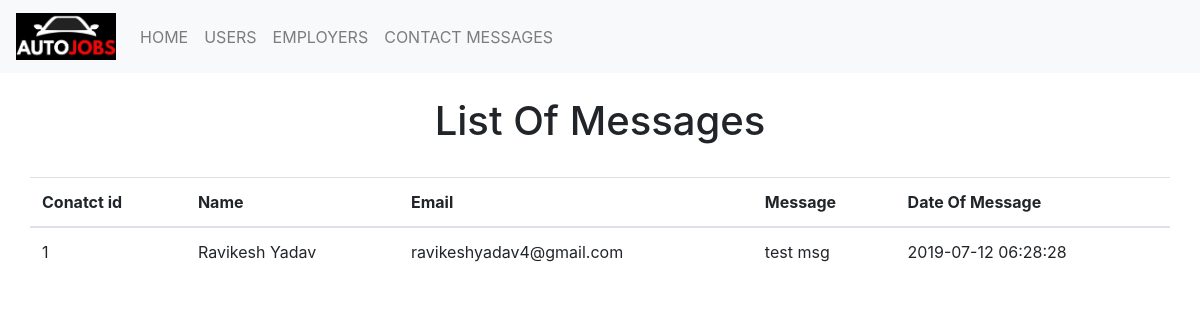
Page /admin/contact.php on the committed database.
### tables this page shows
CREATE TABLE `contact` (
  `cid` bigint(10) NOT NULL,
  `name` varchar(50) NOT NULL,
  `email` varchar(60) NOT NULL,
  `msg` text NOT NULL,
  `date` timestamp NOT NULL DEFAULT current_timestamp()
);

### admin/contact.php (the view, shortened to what this page needs)
<?php
	include_once('header.php');
?>
	<h1 style="text-align: center">List Of Messages</h1><br>
	<table class="container table table-hover">
	  <thead>
	    <tr>
	      <th scope="col">Conatct id</th>
	      <th scope="col">Name</th>
	      <th scope="col">Email</th>
	      <th scope="col">Message</th>
	      <th scope="col">Date Of Message</th>
	    </tr>
	  </thead>
	  <tbody>
	  	<?php
       $conn = mysqli_connect("localhost", "root", "", "jobs");
       $sql = "SELECT * FROM contact";
       $result = mysqli_query($conn, $sql);
       if (mysqli_num_rows($result) > 0) {
          while ($row = mysqli_fetch_assoc($result))
            {
              echo "<TR>";
              echo "<TD>";
              echo $row["cid"];
              echo "<TD>";
              echo $row["name"];
              echo "<TD>";
              echo $row["email"];
              echo "<TD>";
              echo $row["msg"];
              echo "<TD>";
              echo $row["date"];
              echo "</TD></TR>";
            }
          } else {
                  echo "0 results";
          }
      ?>
	  </tbody>
	</table>
</body>
</html>

### rows in the picture
contact: cid "1", name "Ravikesh Yadav", email "ravikeshyadav4@gmail.com", msg "test msg", date "2019-07-12 06:28:28"
